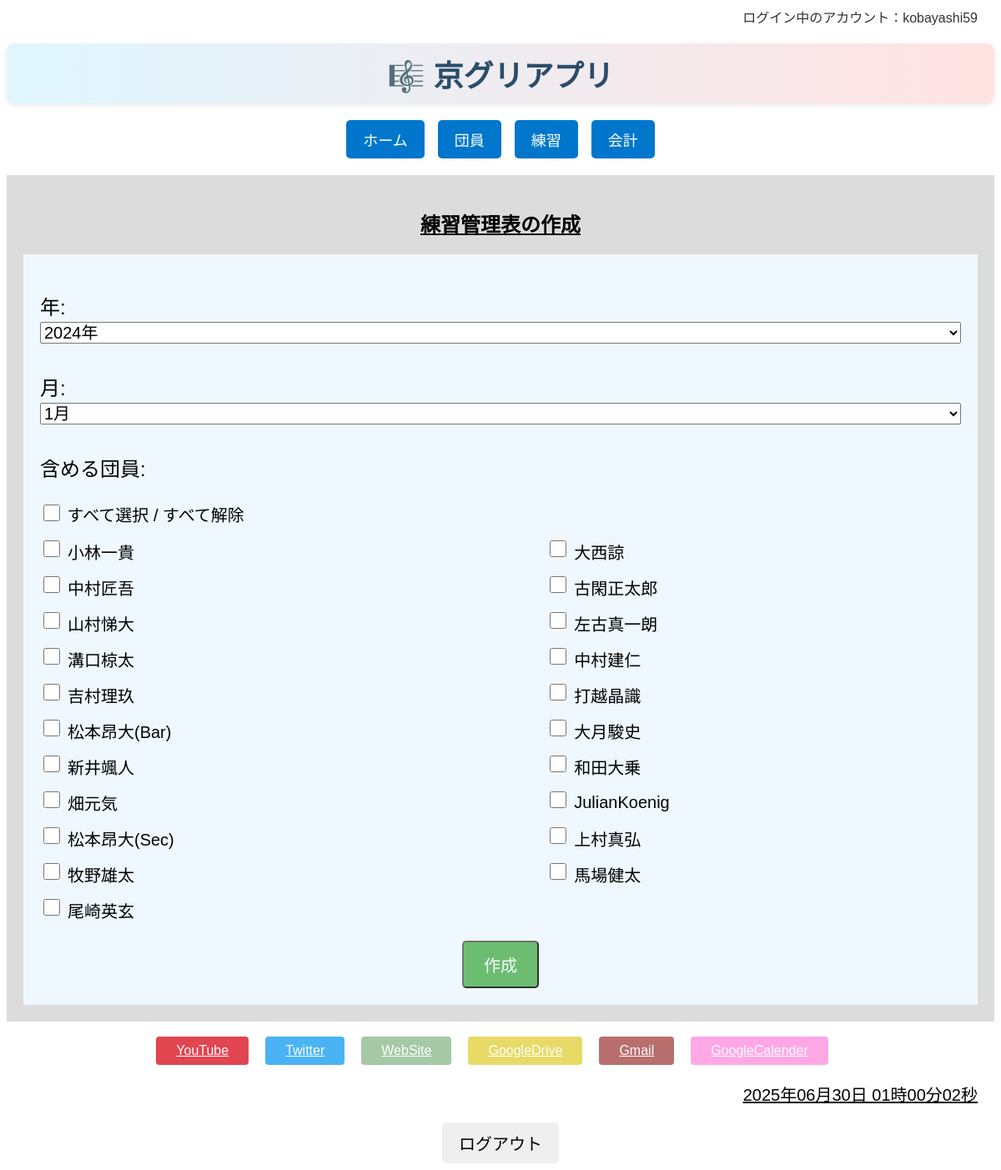
The app's page /practice/create/ (signed in) with its own data.
### member/models.py (models this page shows, shortened)
class Member(models.Model):
    PART_CHOICES = [
        ('top', 'トップ'),
        ('second', 'セカンド'),
        ('baritone', 'バリトン'),
        ('bass', 'ベース'),
    ]
    id = models.UUIDField(
        primary_key=True,
        default=uuid.uuid4,
        editable=False,
        verbose_name="ID"
    )  # 主キーとしてUUIDを使用（安全性・衝突回避）
    name = models.CharField(max_length=100, verbose_name="名前")  # 団員名
    kyogleeid = models.IntegerField(verbose_name="期")  # 何期生か（整数）
    joinyear = models.IntegerField(verbose_name="入団年")  # 入団年度
    faculty = models.CharField(max_length=100, verbose_name="所属")  # 学部など
    part = models.CharField(
        max_length=10,
        choices=PART_CHOICES,
        verbose_name="パート"
    )  # 所属パート（選択式）
    role = models.ManyToManyField(
        Role,
        verbose_name="役職",
        blank=True
    )  # 複数の役職と多対多で紐づけ
    picture = CloudinaryField(
        '画像',
        blank=True,
        null=True
    )  # Cloudinaryに保存されるプロフィール画像
    created_at = models.DateTimeField(
        auto_now_add=True,
        verbose_name="作成日時"
    )  # 登録された日時（自動記録）
    updated_at = models.DateTimeField(
        auto_now=True,
        verbose_name="更新日時"
    )  # 最終更新日時（自動記録）
    user = models.OneToOneField(
        User,
        on_delete=models.CASCADE,
        null=True,
        blank=True
    )  # Djangoのログインユーザーと紐づけ（任意）
    def __str__(self):
        return self.name  # 管理画面や表示時に名前が表示される

### practice_management/views.py (the view)
# urls.py: path('create/', views.create_practice_record, name='create_practice_record'),
@login_required
def create_practice_record(request):
    if request.method == 'POST':
        form = PracticeMonthCreateForm(request.POST)
        if form.is_valid():
            month_record = form.save()
            year = month_record.year
            month = month_record.month
            days_in_month = monthrange(year, month)[1]
            for day in range(1, days_in_month + 1):
                PracticeDay.objects.create(
                    month=month_record,
                    date=date(year, month, day)
                )
            return redirect('practice_management:practice_record', year=year, month=month)
    else:
        form = PracticeMonthCreateForm()
    return render(request, 'practice_management/create_practice_record.html', {
        'form': form
    })

### practice_management/forms.py
class PracticeMonthCreateForm(forms.ModelForm):
    members = forms.ModelMultipleChoiceField(
        queryset=Member.objects.all(),
        widget=forms.CheckboxSelectMultiple,
        required=True,
        label="含める団員"
    )
    year = forms.ChoiceField(
        choices=[(y, f"{y}年") for y in range(2024, 2031)],
        label="年"
    )
    month = forms.ChoiceField(
        choices=[(m, f"{m}月") for m in range(1, 13)],
        label="月"
    )
    class Meta:
        model = PracticeMonth
        fields = ['year', 'month', 'members']

### templates/practice_management/create_practice_record.html (shortened to what this page needs)
{% extends "base/base.html" %}
{% block body %}
<div class="contents">
    <h2 class="page_name">練習管理表の作成</h2>
    <div class="register_contents">
        <form method="POST" class="register_form">
            <p>{{ form.year.label }}: {{ form.year }}</p>
            <p>{{ form.month.label }}: {{ form.month }}</p>
            <p>{{ form.members.label }}:</p>
            <label style="display:block; margin-bottom: 10px;">
                <input type="checkbox" id="select-all-members">
                すべて選択 / すべて解除
            </label>
            <div class="checkbox-group">
                {% for checkbox in form.members %}
                    <div class="checkbox-item">
                        {{ checkbox.tag }}
                        <span>{{ checkbox.choice_label }}</span>
                    </div>
                {% endfor %}
            </div>
            <div class="save_wrapper">
                <button type="submit" class="save">作成</button>
            </div>
        </form>
    </div>
</div>
{% endblock %}

### templates/base/base.html (shortened to what this page needs)
<!DOCTYPE html>
<html lang="ja">
<head>
    {% load static %}
    <link rel="stylesheet" href="{% static 'css/base.css' %}">
    <link rel="stylesheet" href="https://maxcdn.bootstrapcdn.com/font-awesome/4.3.0/css/font-awesome.min.css">
</head>
<body>
    <div class="header-row">
        <div class="user-info">
        ログイン中のアカウント：{{ request.user.username }}
        </div>
    </div>
    <h1 class="main-title">🎼 京グリアプリ </h1>
    <div class="main-nav">
    <a href="{% url 'main:index' %}" class="main-nav-btn">ホーム</a>
    <a href="{% url 'member:index' %}" class="main-nav-btn">団員</a>
    <a href="{% url 'practice_management:practice_index' %}" class="main-nav-btn">練習</a>
    <a href="{% url 'accounting:index' %}" class="main-nav-btn">会計</a>
    </div>
    {% block body %}
    {% endblock %}
    <br>
    <div class="link-block">
        <div class="btn-wrapper">
        <a href="https://www.youtube.com/@..." target="_blank" class="btn youtube">YouTube</a>
        <a href="https://x.com/Glee_KU" target="_blank" class="btn twitter">Twitter</a>
        <a href="https://sites.google.com/view/kyotoglee/home" target="_blank" class="btn website">WebSite</a>
        <a href="https://drive.google.com/drive/home" target="_blank" class="btn googledrive">GoogleDrive</a>
        <a href="https://mail.google.com/mail/u/0/#inbox" target="_blank" class="btn gmail">Gmail</a>
        <a href="https://calendar.google.com/calendar/u/0/r" target="_blank" class="btn googlecalender">GoogleCalender</a>
        </div>
    </div>
    <div id="clock" class="clock"></div>
    <footer>
    <div class="logout_wrapper">
        <form action="{% url 'accounts:logout' %}" method="post">
            <button type="submit" class="logout">ログアウト</button>
        </form>
    </div>
    </footer>
</body>
</html>

### static/css/base.css (style rules this page uses)
body { font-family: "Avenir Next", "Hiragino Kaku Gothic ProN W3", sans-serif; }
h1 { font-size: 36px; text-align: center; }
.main-title { font-size: 36px; font-weight: bold; color: #2a4d69; text-align: center; margin: 20px 0; background: linear-gradient(to right, #dff6ff, #ffe2e2); padding: 10px 20px; border-radius: 10px; box-shadow: 0px 2px 6px rgba(0, 0, 0, 0.1); }
h2 { text-align: center; }
.clock { font-size: 20px; text-align: right; padding-right: 20px; text-decoration: underline; }
.header-row { display: flex; justify-content: flex-end; padding: 0 20px 0 20px; }
.user-info { font-size: 16px; color: #333; }
.btn-wrapper { margin-bottom: 20px; display: flex; justify-content: center; }
.btn { padding: 8px 24px; color:rgb(255, 255, 255); opacity:0.8; border-radius: 4px; }
.youtube { background-color: RGB(218,23,37); margin-right: 20px; }
.twitter { background-color: RGB(29,161,242); margin-right: 20px; }
.website { background-color: darkseagreen; margin-right: 20px; }
.googledrive { background-color: rgb(226, 210, 66); margin-right: 20px; }
.gmail { background-color: rgb(168, 74, 74); margin-right: 20px; }
.googlecalender { background-color: rgb(255, 147, 223); margin-right: 20px; }
.contents { padding: 20px; background-color: gainsboro; }
.page_name { font-size: 24px; text-align: center; text-decoration: underline; }
.register_contents { display: flex; justify-content: center; padding: 20px; background-color: aliceblue; }
.register_form { text-align: left; font-size: 24px; width: 100%; }
.register_form input, .register_form label, .register_form select, .register_form textarea { font-size: 20px; width: 100%; margin-bottom: 10px; }
.save_wrapper { display: flex; justify-content: center; margin-top: 20px; }
.save { font-size: 20px; padding: 12px 24px; background-color: #4CAF50; color: white; border-radius: 5px; text-decoration: none; text-align: center; opacity: 0.8; }
input[type="checkbox"] { width: 16px; height: 16px; }
.checkbox-group { display: flex; flex-wrap: wrap; gap: 10px 30px; margin-bottom: 20px; }
.checkbox-item { font-size: 18px; display: flex; align-items: center; gap: 6px; min-width: 150px; white-space: nowrap; }
.logout_wrapper { display: flex; justify-content: center; margin-top: 20px; }
.logout { font-size: 20px; padding: 10px 20px; border-radius: 5px; border: none; }
.main-nav { display: flex; justify-content: center; gap: 16px; margin: 20px 0; flex-wrap: wrap; }
.main-nav-btn { background-color: #0077cc; color: white; text-decoration: none; padding: 10px 20px; font-size: 18px; border-radius: 5px; text-align: center; }
.checkbox-group { gap: 10px; justify-content: space-between; }
.checkbox-item { min-width: 45%; font-size: 20px; white-space: normal; }
input[type="checkbox"] { width: 20px; height: 20px; }

### records on screen
Member: choice_label "小林一貴"
Member: choice_label "大西諒"
Member: choice_label "中村匠吾"
Member: choice_label "古閑正太郎"
Member: choice_label "山村悌大"
Member: choice_label "左古真一朗"
Member: choice_label "溝口椋太"
Member: choice_label "中村建仁"
Member: choice_label "吉村理玖"
Member: choice_label "打越晶識"
Member: choice_label "松本昂大(Bar)"
Member: choice_label "大月駿史"
Member: choice_label "新井颯人"
Member: choice_label "和田大乗"
Member: choice_label "畑元気"
Member: choice_label "JulianKoenig"
Member: choice_label "松本昂大(Sec)"
Member: choice_label "上村真弘"
Member: choice_label "牧野雄太"
Member: choice_label "馬場健太"
Member: choice_label "尾崎英玄"

### other values on screen
{{ request.user.username }} "kobayashi59"
